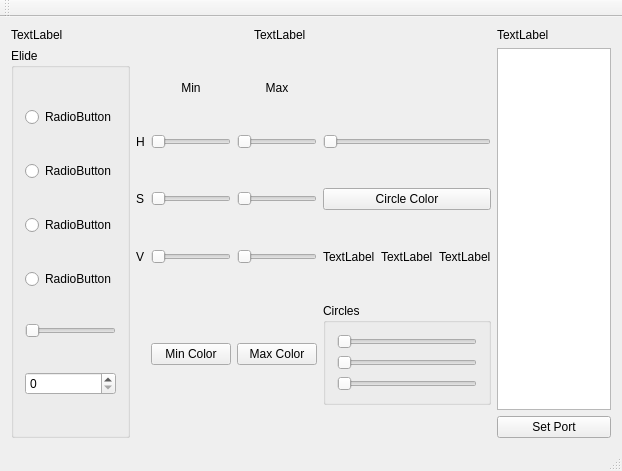
<?xml version="1.0" encoding="UTF-8"?>
<ui version="4.0">
 <author>Shoka</author>
 <class>MainWindow</class>
 <widget class="QMainWindow" name="MainWindow">
  <property name="geometry">
   <rect>
    <x>0</x>
    <y>0</y>
    <width>622</width>
    <height>471</height>
   </rect>
  </property>
  <property name="windowTitle">
   <string>MainWindow</string>
  </property>
  <widget class="QWidget" name="centralWidget">
   <layout class="QGridLayout" name="gridLayout_3">
    <item row="0" column="0">
     <widget class="QLabel" name="label_3">
      <property name="text">
       <string>TextLabel</string>
      </property>
     </widget>
    </item>
    <item row="0" column="1">
     <widget class="QLabel" name="label_2">
      <property name="text">
       <string>TextLabel</string>
      </property>
     </widget>
    </item>
    <item row="0" column="2">
     <widget class="QLabel" name="label">
      <property name="text">
       <string>TextLabel</string>
      </property>
     </widget>
    </item>
    <item row="1" column="0" colspan="2">
     <layout class="QGridLayout" name="gridLayout_2">
      <item row="0" column="1">
       <layout class="QGridLayout" name="gridLayout">
        <item row="2" column="3">
         <widget class="QPushButton" name="pushButton_3">
          <property name="text">
           <string>Circle Color</string>
          </property>
         </widget>
        </item>
        <item row="3" column="2">
         <widget class="QSlider" name="vMaxSlider">
          <property name="maximum">
           <number>255</number>
          </property>
          <property name="orientation">
           <enum>Qt::Horizontal</enum>
          </property>
         </widget>
        </item>
        <item row="2" column="1">
         <widget class="QSlider" name="sMinSlider">
          <property name="maximum">
           <number>255</number>
          </property>
          <property name="orientation">
           <enum>Qt::Horizontal</enum>
          </property>
         </widget>
        </item>
        <item row="3" column="3">
         <layout class="QHBoxLayout" name="horizontalLayout">
          <item>
           <widget class="QLabel" name="radiusLabel">
            <property name="text">
             <string>TextLabel</string>
            </property>
           </widget>
          </item>
          <item>
           <widget class="QLabel" name="yLabelCenter">
            <property name="text">
             <string>TextLabel</string>
            </property>
           </widget>
          </item>
          <item>
           <widget class="QLabel" name="xCenterLabel">
            <property name="text">
             <string>TextLabel</string>
            </property>
           </widget>
          </item>
         </layout>
        </item>
        <item row="4" column="3">
         <widget class="QGroupBox" name="groupBox_2">
          <property name="title">
           <string>Circles</string>
          </property>
          <layout class="QVBoxLayout" name="verticalLayout_2">
           <item>
            <widget class="QSlider" name="minDistSlider">
             <property name="minimum">
              <number>5</number>
             </property>
             <property name="orientation">
              <enum>Qt::Horizontal</enum>
             </property>
            </widget>
           </item>
           <item>
            <widget class="QSlider" name="param1Slider">
             <property name="minimum">
              <number>5</number>
             </property>
             <property name="orientation">
              <enum>Qt::Horizontal</enum>
             </property>
            </widget>
           </item>
           <item>
            <widget class="QSlider" name="param2Slider">
             <property name="minimum">
              <number>5</number>
             </property>
             <property name="orientation">
              <enum>Qt::Horizontal</enum>
             </property>
            </widget>
           </item>
          </layout>
         </widget>
        </item>
        <item row="4" column="2">
         <widget class="QPushButton" name="pushButton_2">
          <property name="text">
           <string>Max Color</string>
          </property>
         </widget>
        </item>
        <item row="2" column="2">
         <widget class="QSlider" name="sMaxSlider">
          <property name="maximum">
           <number>255</number>
          </property>
          <property name="orientation">
           <enum>Qt::Horizontal</enum>
          </property>
         </widget>
        </item>
        <item row="3" column="1">
         <widget class="QSlider" name="vMinSlider">
          <property name="maximum">
           <number>255</number>
          </property>
          <property name="orientation">
           <enum>Qt::Horizontal</enum>
          </property>
         </widget>
        </item>
        <item row="1" column="2">
         <widget class="QSlider" name="hMaxSlider">
          <property name="maximum">
           <number>180</number>
          </property>
          <property name="orientation">
           <enum>Qt::Horizontal</enum>
          </property>
         </widget>
        </item>
        <item row="1" column="1">
         <widget class="QSlider" name="hMinSlider">
          <property name="maximum">
           <number>180</number>
          </property>
          <property name="orientation">
           <enum>Qt::Horizontal</enum>
          </property>
         </widget>
        </item>
        <item row="1" column="3">
         <widget class="QSlider" name="circleThicknessSlider">
          <property name="orientation">
           <enum>Qt::Horizontal</enum>
          </property>
         </widget>
        </item>
        <item row="4" column="1">
         <widget class="QPushButton" name="pushButton">
          <property name="text">
           <string>Min Color</string>
          </property>
         </widget>
        </item>
        <item row="3" column="0">
         <widget class="QLabel" name="label_6">
          <property name="text">
           <string>V</string>
          </property>
         </widget>
        </item>
        <item row="1" column="0">
         <widget class="QLabel" name="label_4">
          <property name="text">
           <string>H</string>
          </property>
         </widget>
        </item>
        <item row="2" column="0">
         <widget class="QLabel" name="label_5">
          <property name="text">
           <string>S</string>
          </property>
         </widget>
        </item>
        <item row="0" column="1">
         <widget class="QLabel" name="label_7">
          <property name="sizePolicy">
           <sizepolicy hsizetype="Expanding" vsizetype="Fixed">
            <horstretch>0</horstretch>
            <verstretch>0</verstretch>
           </sizepolicy>
          </property>
          <property name="text">
           <string>Min</string>
          </property>
          <property name="alignment">
           <set>Qt::AlignCenter</set>
          </property>
         </widget>
        </item>
        <item row="0" column="2">
         <widget class="QLabel" name="label_8">
          <property name="sizePolicy">
           <sizepolicy hsizetype="Expanding" vsizetype="Fixed">
            <horstretch>0</horstretch>
            <verstretch>0</verstretch>
           </sizepolicy>
          </property>
          <property name="text">
           <string>Max</string>
          </property>
          <property name="alignment">
           <set>Qt::AlignCenter</set>
          </property>
         </widget>
        </item>
       </layout>
      </item>
      <item row="0" column="0">
       <widget class="QGroupBox" name="groupBox">
        <property name="sizePolicy">
         <sizepolicy hsizetype="MinimumExpanding" vsizetype="Expanding">
          <horstretch>0</horstretch>
          <verstretch>0</verstretch>
         </sizepolicy>
        </property>
        <property name="title">
         <string>Elide</string>
        </property>
        <layout class="QVBoxLayout" name="verticalLayout">
         <item>
          <widget class="QRadioButton" name="radioButton">
           <property name="text">
            <string>RadioButton</string>
           </property>
          </widget>
         </item>
         <item>
          <widget class="QRadioButton" name="radioButton_2">
           <property name="text">
            <string>RadioButton</string>
           </property>
          </widget>
         </item>
         <item>
          <widget class="QRadioButton" name="radioButton_3">
           <property name="text">
            <string>RadioButton</string>
           </property>
          </widget>
         </item>
         <item>
          <widget class="QRadioButton" name="radioButton_4">
           <property name="text">
            <string>RadioButton</string>
           </property>
          </widget>
         </item>
         <item>
          <widget class="QSlider" name="dilSlider">
           <property name="orientation">
            <enum>Qt::Horizontal</enum>
           </property>
          </widget>
         </item>
         <item>
          <widget class="QSpinBox" name="spinBox"/>
         </item>
        </layout>
       </widget>
      </item>
     </layout>
    </item>
    <item row="1" column="2">
     <layout class="QVBoxLayout" name="verticalLayout_3">
      <item>
       <widget class="QListView" name="listView"/>
      </item>
      <item>
       <widget class="QPushButton" name="pushButton_4">
        <property name="text">
         <string>Set Port</string>
        </property>
       </widget>
      </item>
     </layout>
    </item>
   </layout>
  </widget>
  <widget class="QMenuBar" name="menuBar">
   <property name="geometry">
    <rect>
     <x>0</x>
     <y>0</y>
     <width>622</width>
     <height>21</height>
    </rect>
   </property>
  </widget>
  <widget class="QToolBar" name="mainToolBar">
   <attribute name="toolBarArea">
    <enum>TopToolBarArea</enum>
   </attribute>
   <attribute name="toolBarBreak">
    <bool>false</bool>
   </attribute>
  </widget>
  <widget class="QStatusBar" name="statusBar"/>
 </widget>
 <layoutdefault spacing="6" margin="11"/>
 <resources/>
 <connections/>
 <designerdata>
  <property name="gridDeltaX">
   <number>10</number>
  </property>
  <property name="gridDeltaY">
   <number>10</number>
  </property>
  <property name="gridSnapX">
   <bool>true</bool>
  </property>
  <property name="gridSnapY">
   <bool>true</bool>
  </property>
  <property name="gridVisible">
   <bool>true</bool>
  </property>
 </designerdata>
</ui>
